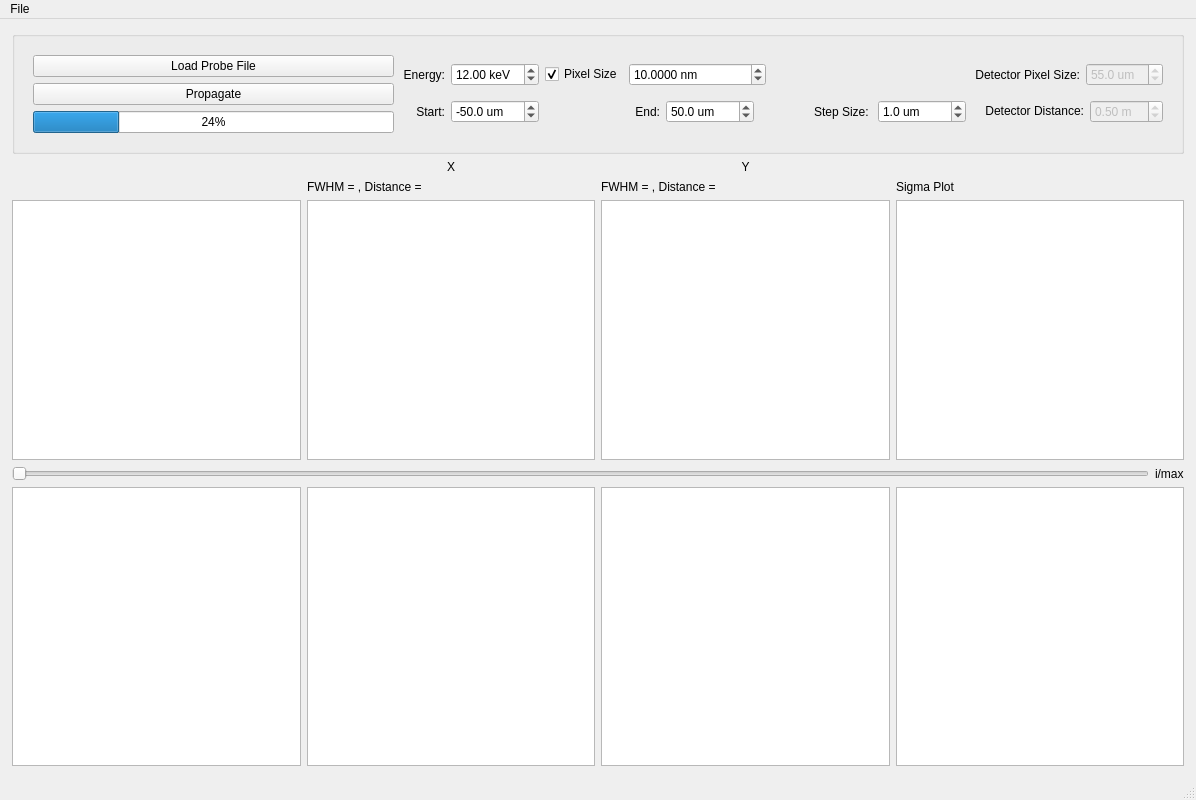
<?xml version="1.0" encoding="UTF-8"?>
<ui version="4.0">
 <class>MainWindow</class>
 <widget class="QMainWindow" name="MainWindow">
  <property name="geometry">
   <rect>
    <x>0</x>
    <y>0</y>
    <width>1196</width>
    <height>800</height>
   </rect>
  </property>
  <property name="windowTitle">
   <string>MainWindow</string>
  </property>
  <property name="styleSheet">
   <string notr="true">QSlider::groove:horizontal {
border: 1px solid #bbb;
background: white;
height: 10px;
border-radius: 4px;
}

QSlider::sub-page:horizontal {
background: qlineargradient(x1: 0, y1: 0,    x2: 0, y2: 1,
    stop: 0 #66e, stop: 1 #bbf);
background: qlineargradient(x1: 0, y1: 0.2, x2: 1, y2: 1,
    stop: 0 #bbf, stop: 1 #55f);
border: 1px solid #777;
height: 10px;
border-radius: 4px;
}

QSlider::add-page:horizontal {
background: #fff;
border: 1px solid #777;
height: 10px;
border-radius: 4px;
}

QSlider::handle:horizontal {
background: qlineargradient(x1:0, y1:0, x2:1, y2:1,
    stop:0 #eee, stop:1 #ccc);
border: 1px solid #777;
width: 13px;
margin-top: -2px;
margin-bottom: -2px;
border-radius: 4px;
}

QSlider::handle:horizontal:hover {
background: qlineargradient(x1:0, y1:0, x2:1, y2:1,
    stop:0 #fff, stop:1 #ddd);
border: 1px solid #444;
border-radius: 4px;
}

QSlider::sub-page:horizontal:disabled {
background: #bbb;
border-color: #999;
}

QSlider::add-page:horizontal:disabled {
background: #eee;
border-color: #999;
}

QSlider::handle:horizontal:disabled {
background: #eee;
border: 1px solid #aaa;
border-radius: 4px;
}

font: 10pt &quot;Segoe UI&quot;;</string>
  </property>
  <widget class="QWidget" name="centralwidget">
   <property name="styleSheet">
    <string notr="true">font: 9pt &quot;Segoe UI&quot;;</string>
   </property>
   <layout class="QGridLayout" name="gridLayout_15">
    <property name="leftMargin">
     <number>12</number>
    </property>
    <property name="topMargin">
     <number>12</number>
    </property>
    <property name="rightMargin">
     <number>12</number>
    </property>
    <property name="bottomMargin">
     <number>12</number>
    </property>
    <item row="0" column="0">
     <layout class="QGridLayout" name="gridLayout_10">
      <item row="0" column="0" colspan="4">
       <widget class="QGroupBox" name="groupBox">
        <property name="title">
         <string/>
        </property>
        <layout class="QGridLayout" name="gridLayout_13">
         <item row="0" column="0">
          <widget class="QWidget" name="widget" native="true">
           <property name="sizePolicy">
            <sizepolicy hsizetype="Preferred" vsizetype="Preferred">
             <horstretch>0</horstretch>
             <verstretch>0</verstretch>
            </sizepolicy>
           </property>
           <layout class="QGridLayout" name="gridLayout_12">
            <item row="0" column="0">
             <layout class="QGridLayout" name="gridLayout_11">
              <item row="1" column="0">
               <widget class="QPushButton" name="pb_plot">
                <property name="text">
                 <string>Propagate</string>
                </property>
               </widget>
              </item>
              <item row="0" column="0">
               <widget class="QPushButton" name="pb_load_probe">
                <property name="text">
                 <string>Load Probe File</string>
                </property>
               </widget>
              </item>
              <item row="2" column="0">
               <widget class="QProgressBar" name="pbar_propagation">
                <property name="value">
                 <number>24</number>
                </property>
               </widget>
              </item>
             </layout>
            </item>
            <item row="0" column="1">
             <layout class="QGridLayout" name="gridLayout_9">
              <item row="0" column="0">
               <layout class="QGridLayout" name="gridLayout_4">
                <item row="0" column="0">
                 <widget class="QLabel" name="label">
                  <property name="layoutDirection">
                   <enum>Qt::RightToLeft</enum>
                  </property>
                  <property name="text">
                   <string> Energy:</string>
                  </property>
                  <property name="alignment">
                   <set>Qt::AlignRight|Qt::AlignTrailing|Qt::AlignVCenter</set>
                  </property>
                 </widget>
                </item>
                <item row="0" column="1">
                 <widget class="QDoubleSpinBox" name="dsb_energy">
                  <property name="sizePolicy">
                   <sizepolicy hsizetype="Preferred" vsizetype="Fixed">
                    <horstretch>0</horstretch>
                    <verstretch>0</verstretch>
                   </sizepolicy>
                  </property>
                  <property name="suffix">
                   <string> keV</string>
                  </property>
                  <property name="minimum">
                   <double>0.100000000000000</double>
                  </property>
                  <property name="maximum">
                   <double>200.000000000000000</double>
                  </property>
                  <property name="value">
                   <double>12.000000000000000</double>
                  </property>
                 </widget>
                </item>
               </layout>
              </item>
              <item row="0" column="1">
               <layout class="QHBoxLayout" name="gridLayout_5">
                <item>
                 <widget class="QCheckBox" name="ck_pixel_size">
                  <property name="sizePolicy">
                   <sizepolicy hsizetype="Fixed" vsizetype="Fixed">
                    <horstretch>0</horstretch>
                    <verstretch>0</verstretch>
                   </sizepolicy>
                  </property>
                  <property name="layoutDirection">
                   <enum>Qt::LeftToRight</enum>
                  </property>
                  <property name="text">
                   <string>Pixel Size</string>
                  </property>
                  <property name="checked">
                   <bool>true</bool>
                  </property>
                 </widget>
                </item>
                <item>
                 <widget class="QDoubleSpinBox" name="dsb_calc_pixel_size">
                  <property name="sizePolicy">
                   <sizepolicy hsizetype="Preferred" vsizetype="Fixed">
                    <horstretch>0</horstretch>
                    <verstretch>0</verstretch>
                   </sizepolicy>
                  </property>
                  <property name="suffix">
                   <string> nm</string>
                  </property>
                  <property name="decimals">
                   <number>4</number>
                  </property>
                  <property name="value">
                   <double>10.000000000000000</double>
                  </property>
                 </widget>
                </item>
                <item>
                 <spacer name="horizontalSpacer">
                  <property name="orientation">
                   <enum>Qt::Horizontal</enum>
                  </property>
                  <property name="sizeType">
                   <enum>QSizePolicy::Fixed</enum>
                  </property>
                  <property name="sizeHint" stdset="0">
                   <size>
                    <width>200</width>
                    <height>20</height>
                   </size>
                  </property>
                 </spacer>
                </item>
               </layout>
              </item>
              <item row="1" column="0">
               <layout class="QGridLayout" name="gridLayout_7">
                <item row="0" column="0">
                 <widget class="QLabel" name="label_6">
                  <property name="layoutDirection">
                   <enum>Qt::RightToLeft</enum>
                  </property>
                  <property name="text">
                   <string>    Start:</string>
                  </property>
                  <property name="alignment">
                   <set>Qt::AlignRight|Qt::AlignTrailing|Qt::AlignVCenter</set>
                  </property>
                 </widget>
                </item>
                <item row="0" column="1">
                 <widget class="QDoubleSpinBox" name="dsb_prop_start">
                  <property name="sizePolicy">
                   <sizepolicy hsizetype="Preferred" vsizetype="Fixed">
                    <horstretch>0</horstretch>
                    <verstretch>0</verstretch>
                   </sizepolicy>
                  </property>
                  <property name="suffix">
                   <string> um</string>
                  </property>
                  <property name="decimals">
                   <number>1</number>
                  </property>
                  <property name="minimum">
                   <double>-9999.000000000000000</double>
                  </property>
                  <property name="maximum">
                   <double>9999.000000000000000</double>
                  </property>
                  <property name="value">
                   <double>-50.000000000000000</double>
                  </property>
                 </widget>
                </item>
               </layout>
              </item>
              <item row="1" column="1">
               <layout class="QGridLayout" name="gridLayout_2">
                <item row="0" column="2">
                 <widget class="QLabel" name="label_8">
                  <property name="layoutDirection">
                   <enum>Qt::RightToLeft</enum>
                  </property>
                  <property name="text">
                   <string>                Step Size: </string>
                  </property>
                  <property name="alignment">
                   <set>Qt::AlignRight|Qt::AlignTrailing|Qt::AlignVCenter</set>
                  </property>
                 </widget>
                </item>
                <item row="0" column="1">
                 <widget class="QDoubleSpinBox" name="dsb_prop_end">
                  <property name="sizePolicy">
                   <sizepolicy hsizetype="Preferred" vsizetype="Fixed">
                    <horstretch>0</horstretch>
                    <verstretch>0</verstretch>
                   </sizepolicy>
                  </property>
                  <property name="suffix">
                   <string> um</string>
                  </property>
                  <property name="decimals">
                   <number>1</number>
                  </property>
                  <property name="minimum">
                   <double>-9999.000000000000000</double>
                  </property>
                  <property name="maximum">
                   <double>9999.000000000000000</double>
                  </property>
                  <property name="value">
                   <double>50.000000000000000</double>
                  </property>
                 </widget>
                </item>
                <item row="0" column="0">
                 <widget class="QLabel" name="label_7">
                  <property name="layoutDirection">
                   <enum>Qt::RightToLeft</enum>
                  </property>
                  <property name="text">
                   <string>                           End:</string>
                  </property>
                  <property name="alignment">
                   <set>Qt::AlignRight|Qt::AlignTrailing|Qt::AlignVCenter</set>
                  </property>
                 </widget>
                </item>
                <item row="0" column="3">
                 <widget class="QDoubleSpinBox" name="dsb_prop_size">
                  <property name="sizePolicy">
                   <sizepolicy hsizetype="Preferred" vsizetype="Fixed">
                    <horstretch>0</horstretch>
                    <verstretch>0</verstretch>
                   </sizepolicy>
                  </property>
                  <property name="suffix">
                   <string> um</string>
                  </property>
                  <property name="decimals">
                   <number>1</number>
                  </property>
                  <property name="minimum">
                   <double>-9999.000000000000000</double>
                  </property>
                  <property name="maximum">
                   <double>9999.000000000000000</double>
                  </property>
                  <property name="value">
                   <double>1.000000000000000</double>
                  </property>
                 </widget>
                </item>
               </layout>
              </item>
             </layout>
            </item>
            <item row="0" column="2">
             <layout class="QGridLayout" name="gridLayout_6">
              <item row="2" column="0">
               <layout class="QGridLayout" name="gridLayout_14">
                <item row="0" column="1">
                 <widget class="QDoubleSpinBox" name="dsb_det_pixel_size">
                  <property name="enabled">
                   <bool>false</bool>
                  </property>
                  <property name="sizePolicy">
                   <sizepolicy hsizetype="Preferred" vsizetype="Fixed">
                    <horstretch>0</horstretch>
                    <verstretch>0</verstretch>
                   </sizepolicy>
                  </property>
                  <property name="suffix">
                   <string> um</string>
                  </property>
                  <property name="decimals">
                   <number>1</number>
                  </property>
                  <property name="maximum">
                   <double>500.000000000000000</double>
                  </property>
                  <property name="value">
                   <double>55.000000000000000</double>
                  </property>
                 </widget>
                </item>
                <item row="0" column="0">
                 <widget class="QLabel" name="label_3">
                  <property name="sizePolicy">
                   <sizepolicy hsizetype="Preferred" vsizetype="Preferred">
                    <horstretch>0</horstretch>
                    <verstretch>0</verstretch>
                   </sizepolicy>
                  </property>
                  <property name="layoutDirection">
                   <enum>Qt::RightToLeft</enum>
                  </property>
                  <property name="text">
                   <string> Detector Pixel Size:</string>
                  </property>
                  <property name="alignment">
                   <set>Qt::AlignRight|Qt::AlignTrailing|Qt::AlignVCenter</set>
                  </property>
                 </widget>
                </item>
               </layout>
              </item>
              <item row="3" column="0">
               <layout class="QGridLayout" name="gridLayout_3">
                <property name="verticalSpacing">
                 <number>6</number>
                </property>
                <item row="0" column="2">
                 <widget class="QDoubleSpinBox" name="dsb_det_dist">
                  <property name="enabled">
                   <bool>false</bool>
                  </property>
                  <property name="sizePolicy">
                   <sizepolicy hsizetype="Preferred" vsizetype="Fixed">
                    <horstretch>0</horstretch>
                    <verstretch>0</verstretch>
                   </sizepolicy>
                  </property>
                  <property name="suffix">
                   <string> m</string>
                  </property>
                  <property name="value">
                   <double>0.500000000000000</double>
                  </property>
                 </widget>
                </item>
                <item row="0" column="1">
                 <widget class="QLabel" name="label_2">
                  <property name="sizePolicy">
                   <sizepolicy hsizetype="Preferred" vsizetype="Fixed">
                    <horstretch>0</horstretch>
                    <verstretch>0</verstretch>
                   </sizepolicy>
                  </property>
                  <property name="minimumSize">
                   <size>
                    <width>0</width>
                    <height>0</height>
                   </size>
                  </property>
                  <property name="layoutDirection">
                   <enum>Qt::RightToLeft</enum>
                  </property>
                  <property name="text">
                   <string>    Detector Distance:</string>
                  </property>
                  <property name="alignment">
                   <set>Qt::AlignRight|Qt::AlignTrailing|Qt::AlignVCenter</set>
                  </property>
                 </widget>
                </item>
               </layout>
              </item>
             </layout>
            </item>
           </layout>
          </widget>
         </item>
        </layout>
       </widget>
      </item>
      <item row="1" column="1">
       <widget class="QLabel" name="label_10">
        <property name="styleSheet">
         <string notr="true">font: 75 oblique 20pt &quot;Cantarell&quot;;</string>
        </property>
        <property name="text">
         <string>X</string>
        </property>
        <property name="alignment">
         <set>Qt::AlignCenter</set>
        </property>
       </widget>
      </item>
      <item row="1" column="2">
       <widget class="QLabel" name="label_11">
        <property name="styleSheet">
         <string notr="true">font: 75 oblique 20pt &quot;Cantarell&quot;;</string>
        </property>
        <property name="text">
         <string>Y</string>
        </property>
        <property name="alignment">
         <set>Qt::AlignCenter</set>
        </property>
       </widget>
      </item>
      <item row="2" column="0">
       <layout class="QGridLayout" name="gridLayout_8">
        <item row="0" column="0">
         <widget class="QLabel" name="label_5">
          <property name="text">
           <string/>
          </property>
         </widget>
        </item>
        <item row="1" column="0">
         <widget class="ImageView" name="image_view_probe">
          <property name="sizePolicy">
           <sizepolicy hsizetype="Expanding" vsizetype="Expanding">
            <horstretch>0</horstretch>
            <verstretch>0</verstretch>
           </sizepolicy>
          </property>
         </widget>
        </item>
       </layout>
      </item>
      <item row="2" column="1">
       <layout class="QGridLayout" name="gridLayout_16">
        <item row="0" column="0">
         <widget class="QLabel" name="lbl_xfit">
          <property name="text">
           <string>FWHM = , Distance = </string>
          </property>
         </widget>
        </item>
        <item row="1" column="0">
         <widget class="PlotWidget" name="plot_xfit">
          <property name="sizePolicy">
           <sizepolicy hsizetype="Expanding" vsizetype="Expanding">
            <horstretch>0</horstretch>
            <verstretch>0</verstretch>
           </sizepolicy>
          </property>
         </widget>
        </item>
       </layout>
      </item>
      <item row="2" column="2">
       <layout class="QGridLayout" name="gridLayout_17">
        <item row="0" column="0">
         <widget class="QLabel" name="lbl_yfit">
          <property name="text">
           <string>FWHM = , Distance = </string>
          </property>
         </widget>
        </item>
        <item row="1" column="0">
         <widget class="PlotWidget" name="plot_yfit">
          <property name="sizePolicy">
           <sizepolicy hsizetype="Expanding" vsizetype="Expanding">
            <horstretch>0</horstretch>
            <verstretch>0</verstretch>
           </sizepolicy>
          </property>
         </widget>
        </item>
       </layout>
      </item>
      <item row="2" column="3">
       <layout class="QVBoxLayout" name="verticalLayout">
        <item>
         <widget class="QLabel" name="label_4">
          <property name="text">
           <string>Sigma Plot</string>
          </property>
         </widget>
        </item>
        <item>
         <widget class="PlotWidget" name="sigma_plot">
          <property name="sizePolicy">
           <sizepolicy hsizetype="Expanding" vsizetype="Expanding">
            <horstretch>0</horstretch>
            <verstretch>0</verstretch>
           </sizepolicy>
          </property>
         </widget>
        </item>
       </layout>
      </item>
      <item row="3" column="0" colspan="4">
       <layout class="QGridLayout" name="gridLayout">
        <item row="0" column="0">
         <widget class="QSlider" name="slider_for_index">
          <property name="orientation">
           <enum>Qt::Horizontal</enum>
          </property>
         </widget>
        </item>
        <item row="0" column="1">
         <widget class="QLabel" name="slider_label">
          <property name="text">
           <string>i/max</string>
          </property>
         </widget>
        </item>
       </layout>
      </item>
      <item row="4" column="0">
       <widget class="ImageView" name="image_view_probe_pha">
        <property name="sizePolicy">
         <sizepolicy hsizetype="Expanding" vsizetype="Expanding">
          <horstretch>0</horstretch>
          <verstretch>0</verstretch>
         </sizepolicy>
        </property>
       </widget>
      </item>
      <item row="4" column="1">
       <widget class="ImageView" name="image_view_xhue">
        <property name="sizePolicy">
         <sizepolicy hsizetype="Expanding" vsizetype="Expanding">
          <horstretch>0</horstretch>
          <verstretch>0</verstretch>
         </sizepolicy>
        </property>
       </widget>
      </item>
      <item row="4" column="2">
       <widget class="ImageView" name="image_view_yhue">
        <property name="sizePolicy">
         <sizepolicy hsizetype="Expanding" vsizetype="Expanding">
          <horstretch>0</horstretch>
          <verstretch>0</verstretch>
         </sizepolicy>
        </property>
       </widget>
      </item>
      <item row="4" column="3">
       <widget class="PlotWidget" name="deviation_plot">
        <property name="sizePolicy">
         <sizepolicy hsizetype="Expanding" vsizetype="Expanding">
          <horstretch>0</horstretch>
          <verstretch>0</verstretch>
         </sizepolicy>
        </property>
       </widget>
      </item>
     </layout>
    </item>
   </layout>
  </widget>
  <widget class="QMenuBar" name="menubar">
   <property name="geometry">
    <rect>
     <x>0</x>
     <y>0</y>
     <width>1196</width>
     <height>30</height>
    </rect>
   </property>
   <widget class="QMenu" name="menusave_all">
    <property name="title">
     <string>File</string>
    </property>
    <addaction name="actionSave_All_Plotted_Data"/>
   </widget>
   <addaction name="menusave_all"/>
  </widget>
  <widget class="QStatusBar" name="statusbar"/>
  <action name="actionSave_All_Plotted_Data">
   <property name="text">
    <string>Save All Plotted Data</string>
   </property>
  </action>
 </widget>
 <customwidgets>
  <customwidget>
   <class>PlotWidget</class>
   <extends>QGraphicsView</extends>
   <header>pyqtgraph</header>
  </customwidget>
  <customwidget>
   <class>ImageView</class>
   <extends>QGraphicsView</extends>
   <header>pyqtgraph</header>
  </customwidget>
 </customwidgets>
 <resources/>
 <connections/>
</ui>
